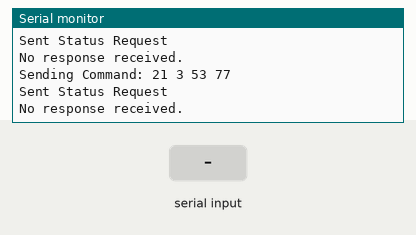
Simulated run of this sketch. Board: Arduino Uno, built with avr-gcc and run on an emulated ATmega328P. On the bench: the last lines printed to the serial monitor. The test bench sets the inputs (shaded band).

Above: at 7.8 s.
7.9 s: "1" received over the second serial link
At 10.4 s:
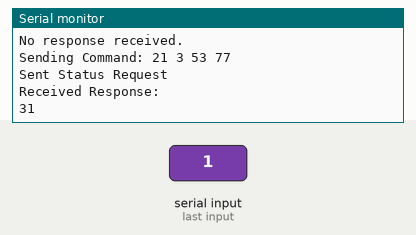
11.9 s: "0" received over the second serial link
At 13.9 s:
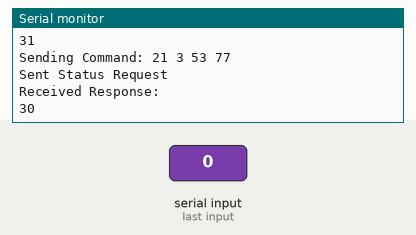
15.9 s: "2" received over the second serial link
At 17.5 s:
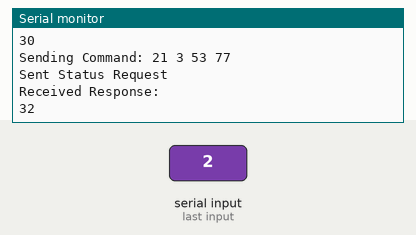

The sketch:

SLS.ino
```cpp
#include <SoftwareSerial.h>

#define BAUD_RATE 115200

SoftwareSerial rs232Serial(6, 7); // RX on D6, TX on D7 (to MAX232)

void setup() {
    Serial.begin(115200);  // Debugging via USB Serial Monitor
    rs232Serial.begin(BAUD_RATE); // RS-232 communication on D6/D7

    Serial.println("SLS Motor Controller Communication Started");
}

void loop() {
    // 1. Send the status request command
    byte command[] = {'!', 0x3, 'S', 0x00}; // 0x00 is a placeholder for CRC
    command[3] = calculateCRC(command, 3);  // Compute the CRC

    Serial.print("Sending Command: ");
    for (int i = 0; i < sizeof(command); i++) {
        Serial.print(command[i], HEX);
        Serial.print(" ");
    }
    Serial.println();

    rs232Serial.write(command, sizeof(command)); // Send the command over RS-232
    Serial.println("Sent Status Request");

    // 2. Wait and read the response
    delay(1000); // Allow time for the response

    if (rs232Serial.available() > 0) {
        Serial.println("Received Response:");
        while (rs232Serial.available()) {
            byte receivedByte = rs232Serial.read();
            Serial.print(receivedByte, HEX);
            Serial.print(" ");
        }
        Serial.println(); // New line after reading response
    } else {
        Serial.println("No response received.");
    }

    delay(2000); // Wait 2 seconds before sending the next request
}

// Function to calculate CRC checksum (Simple Checksum)
byte calculateCRC(byte *data, int length) {
    byte crc = 0;
    for (int i = 0; i < length; i++) {
        crc += data[i];
    }
    return crc;
}
```

Measured:
- after the input at 7.9 s, the serial monitor: prints a new line after 2.1 s (image 1)
- after the input at 11.9 s, the serial monitor: prints a new line after 1.1 s (image 2)
- after the input at 15.9 s, the serial monitor: prints a new line after 0.11 s (image 3)
